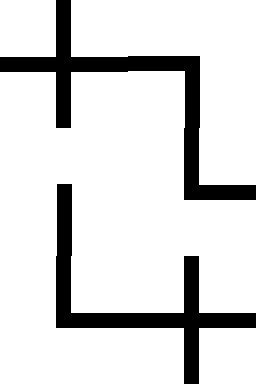

A 2D game scene composited from a Tiled map and its tileset images. What follows is a short description and the map's XML, with every tile layer's data as written:
An orthogonal 2x3 tile map with 128x128 px tiles, 1 tile layer (Tile Layer 1).

<map version="1.2" tiledversion="1.3.4" orientation="orthogonal" renderorder="right-down" width="2" height="3" tilewidth="128" tileheight="128" infinite="0" nextlayerid="2" nextobjectid="1">
 <tileset firstgid="1" name="g1" tilewidth="128" tileheight="128" tilecount="15" columns="0">
  <grid orientation="orthogonal" width="1" height="1" />
  <tile id="0">
   <image width="128" height="128" source="../tileset/0.bmp" />
  </tile>
  <tile id="1">
   <image width="128" height="128" source="../tileset/1.bmp" />
  </tile>
  <tile id="2">
   <image width="128" height="128" source="../tileset/2.bmp" />
  </tile>
  <tile id="3">
   <image width="128" height="128" source="../tileset/3.bmp" />
  </tile>
  <tile id="4">
   <image width="128" height="128" source="../tileset/4.bmp" />
  </tile>
  <tile id="5">
   <image width="128" height="128" source="../tileset/5.bmp" />
  </tile>
  <tile id="6">
   <image width="128" height="128" source="../tileset/6.bmp" />
  </tile>
  <tile id="7">
   <image width="128" height="128" source="../tileset/7.bmp" />
  </tile>
  <tile id="8">
   <image width="128" height="128" source="../tileset/8.bmp" />
  </tile>
  <tile id="9">
   <image width="128" height="128" source="../tileset/9.bmp" />
  </tile>
  <tile id="10">
   <image width="128" height="128" source="../tileset/10.bmp" />
  </tile>
  <tile id="11">
   <image width="128" height="128" source="../tileset/11.bmp" />
  </tile>
  <tile id="12">
   <image width="128" height="128" source="../tileset/12.bmp" />
  </tile>
  <tile id="13">
   <image width="128" height="128" source="../tileset/13.bmp" />
  </tile>
  <tile id="14">
   <image width="128" height="128" source="../tileset/14.bmp" />
  </tile>
 </tileset>
 <layer id="1" name="Tile Layer 1" width="2" height="3">
  <data encoding="csv">
15,9,
3,7,
7,15
</data>
 </layer>
</map>
